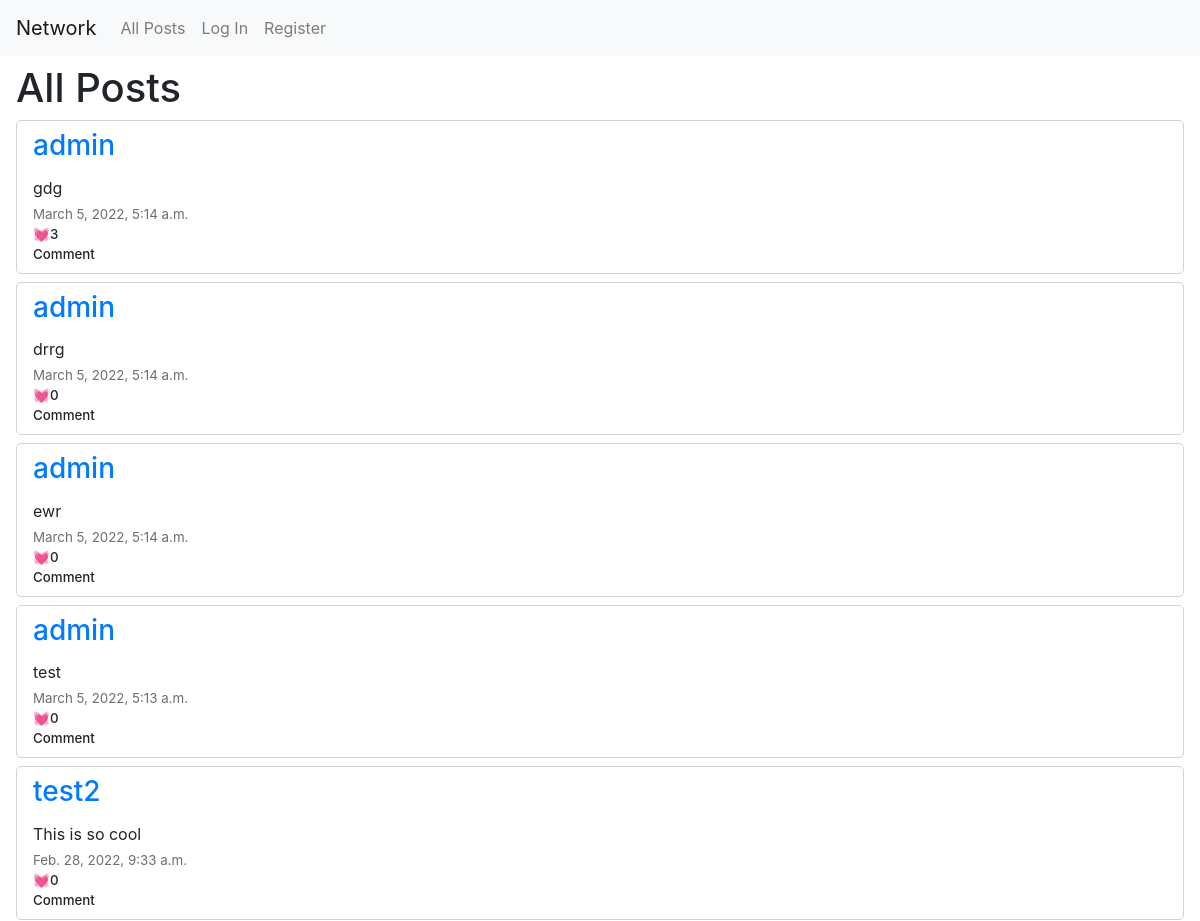
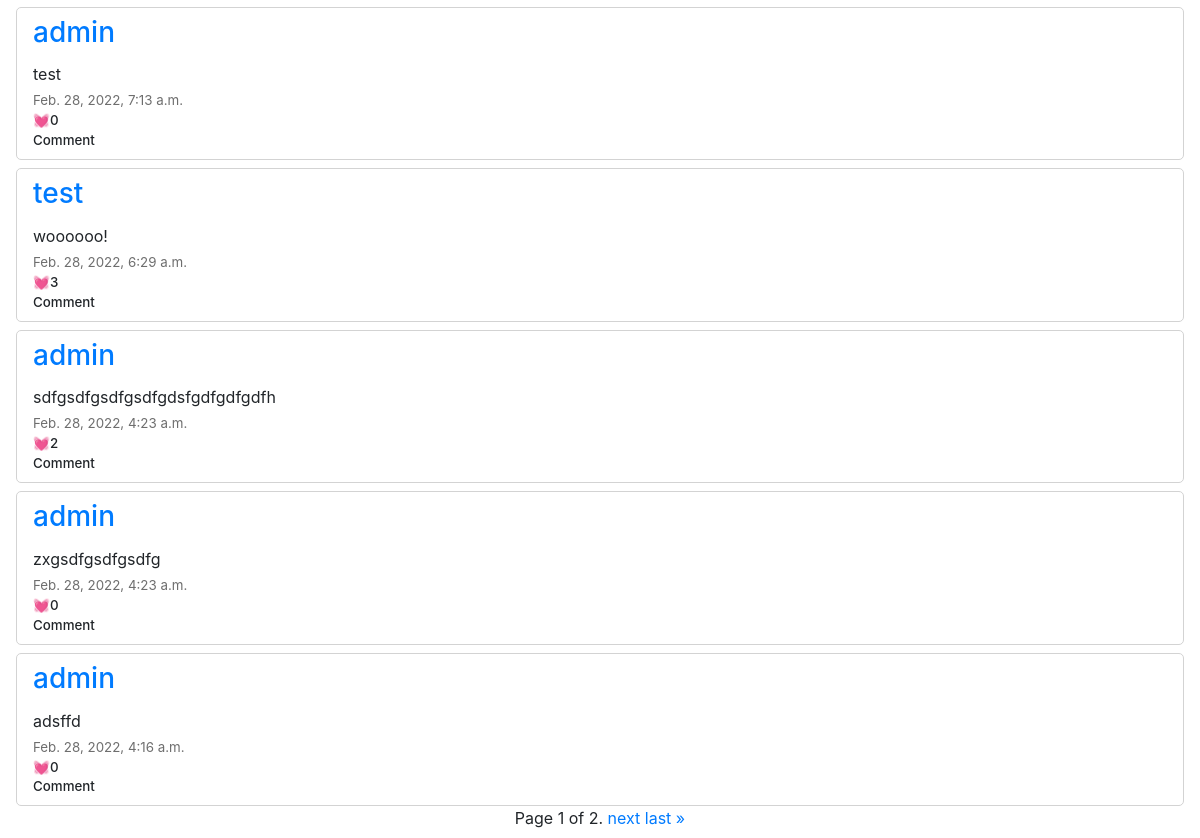
The app's page /, older data (2 pictures, top to bottom).
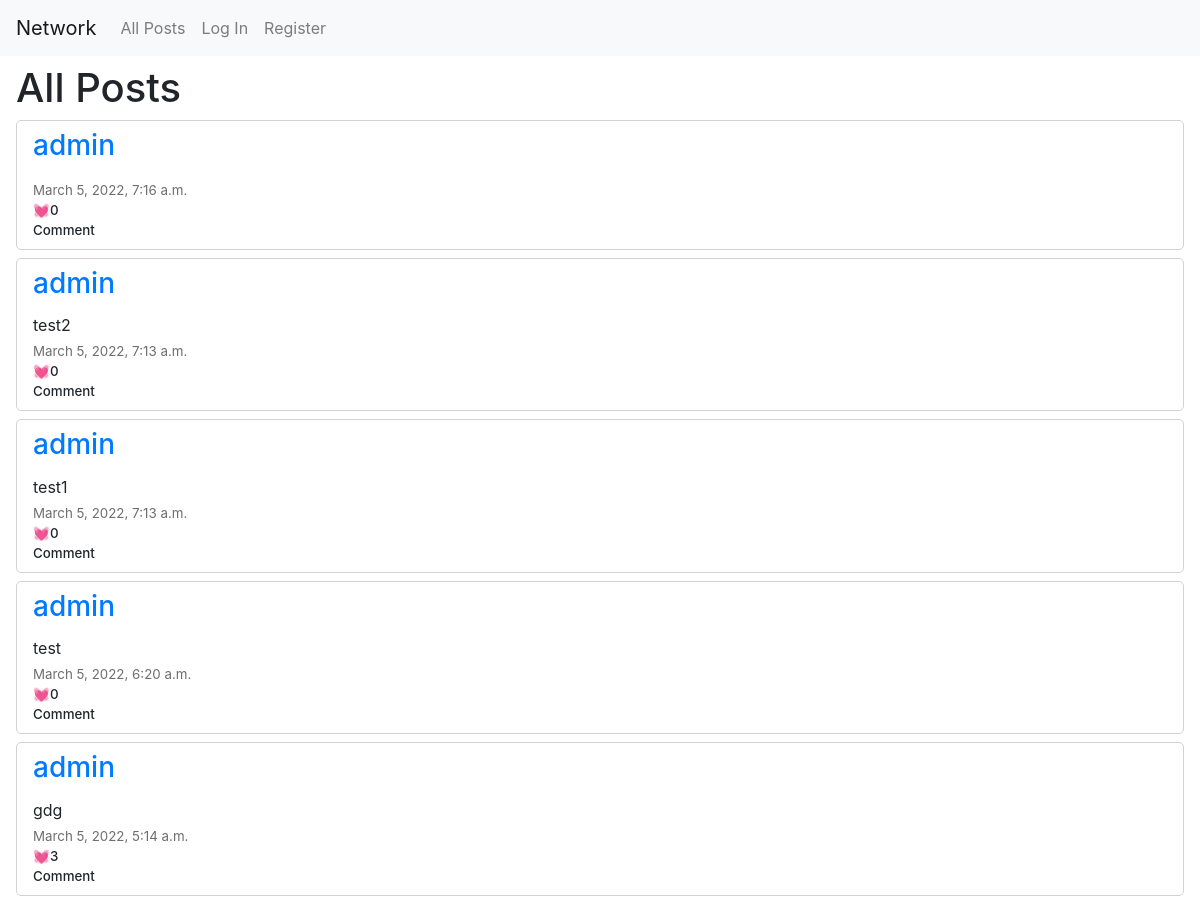
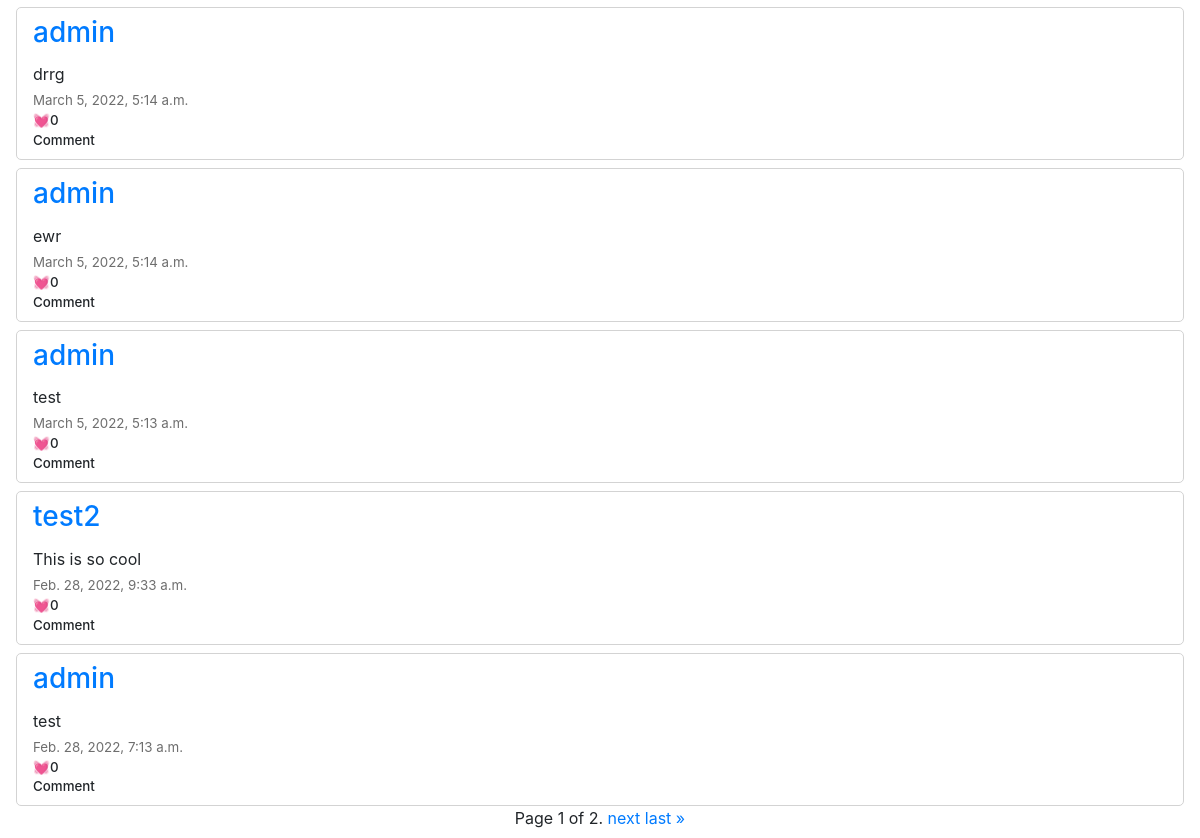
The same page, newer data (2 pictures, top to bottom).
### network/models.py (models this page shows, shortened)
class Post(models.Model):
    user = models.ForeignKey("User", on_delete=models.CASCADE, related_name="posts")
    body = models.TextField(blank=True)
    timestamp = models.DateTimeField(auto_now_add=True)
    likes = models.ManyToManyField(User)

class User(AbstractUser):
    def __str__(self):
        return f"ID:{self.id} - {self.username} | {self.email}"

### network/views.py (the view)
# urls.py: path("", views.index, name="index"),
def index(request):
    posts = Post.objects.all().order_by("-timestamp").all()
    pages = Paginator(posts, 10)
    page_number = request.GET.get('page')
    page_obj = pages.get_page(page_number)
    return render(request, "network/index.html", {
        "page_obj": page_obj,
    })

### network/templates/network/index.html (shortened to what this page needs)
{% extends "network/layout.html" %}
{% load static %}
{% block body %}
<div id="heading">
<h1>All Posts</h1>
</div>
<div id="posts">
    {% for post in page_obj %}
    <div id="{{ post.id  }}" class="post">
        <div class="postName"><a href="{% url 'profile' post.user.username %}"><h3>{{ post.user.username }}</h3></a></div>
        <div class="postText">{{ post.body }}</div>
        <div class="postTimestamp">{{ post.timestamp }}</div>
        <div class="postLikes"><span class="like">{% if user in post.likes.all %}&#128148;{% else %}&#128147;{% endif %}</span><div class="likes">{{ post.likes.count }}</div></div>
        <div class="postComment">Comment</div>
    </div>
    {% endfor %}
</div>
<div class="pagination">
    <span class="step-links">
        <span class="current">
            Page {{ page_obj.number }} of {{ page_obj.paginator.num_pages }}.
        </span>
        {% if page_obj.has_next %}
            <a href="?page={{ page_obj.next_page_number }}">next</a>
            <a href="?page={{ page_obj.paginator.num_pages }}">last &raquo;</a>
        {% endif %}
    </span>
</div>
{% endblock %}

Row changes from the older to the newer data that the page shows:
no longer on this page (row unchanged): Post: user.username "test", body "woooooo!", timestamp "Feb. 28, 2022, 6:29 a.m.", likes.count "3"
no longer on this page (row unchanged): Post: user.username "admin", body "sdfgsdfgsdfgsdfgdsfgdfgdfgdfh", timestamp "Feb. 28, 2022, 4:23 a.m.", likes.count "2"
no longer on this page (row unchanged): Post: user.username "admin", body "zxgsdfgsdfgsdfg", timestamp "Feb. 28, 2022, 4:23 a.m.", likes.count "0"
no longer on this page (row unchanged): Post: user.username "admin", body "adsffd", timestamp "Feb. 28, 2022, 4:16 a.m.", likes.count "0"
added Post: user.username "admin", timestamp "March 5, 2022, 7:16 a.m.", likes.count "0"
added Post: user.username "admin", body "test2", timestamp "March 5, 2022, 7:13 a.m.", likes.count "0"
added Post: user.username "admin", body "test1", timestamp "March 5, 2022, 7:13 a.m.", likes.count "0"
added Post: user.username "admin", body "test", timestamp "March 5, 2022, 6:20 a.m.", likes.count "0"
